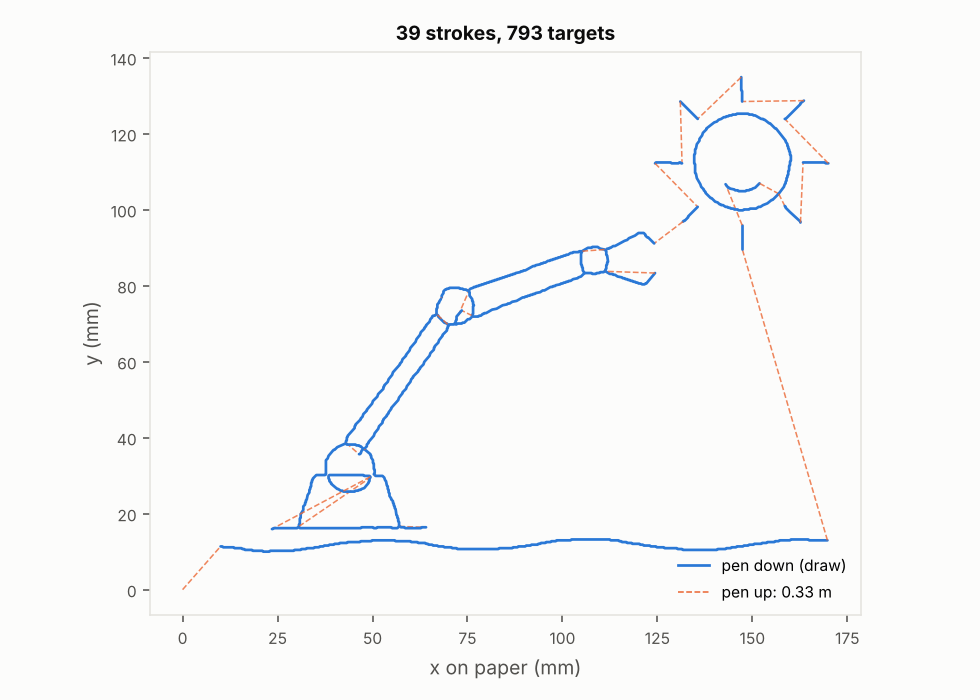
#> input picture examples/sketch_drawing.png, 980 x 700 px
$ python -i sources.py   (imports and definitions only)
#> lines starting #> are read from the running program, lines starting #| are printed output that depends on the picture; after the words box and inside, x2 and y2 are one past the last pixel; in counts of white or black regions, pixels touching at a corner belong together
"""Turn text, parametric shapes, or a sketch image into pen strokes (lists of (N, 2) polylines, mm).

All outputs are in a paper frame: x to the right, y up, origin at the drawing's bottom-left.
"""
from __future__ import annotations

import numpy as np

Stroke = np.ndarray  # (N, 2) mm


# [59 lines left out: functions normalise, text_strokes, _resample_curve, shape_strokes, not called in this run]


# ----------------------------------------------------------------------------- images
def image_strokes(img, width_mm=100.0, mode="lines", min_len_px=8) -> list[Stroke]:
    """Vectorise a sketch or photo into single-line strokes.

    mode="lines": dark strokes on light paper (a drawing). Binarise (Otsu), skeletonise to
                  1-px centre-lines, then trace the skeleton graph into polylines.
    mode="edges": photo. Canny edge detection, then the same skeleton tracing.
    img: path or (H, W[, 3]) array.
    """
#> called with img = '../examples/sketch_drawing.png', width_mm = 100, mode = 'lines', min_len_px = 8
    import cv2
    from skimage.morphology import skeletonize

    if isinstance(img, (str, bytes)) or hasattr(img, "__fspath__"):
        img = cv2.imread(str(img), cv2.IMREAD_GRAYSCALE)
#> img: shape (700, 980); min 0, max 251, mean 247.9
    elif img.ndim == 3:
        img = cv2.cvtColor(img.astype(np.uint8), cv2.COLOR_BGR2GRAY)
    img = cv2.GaussianBlur(img.astype(np.uint8), (3, 3), 0)
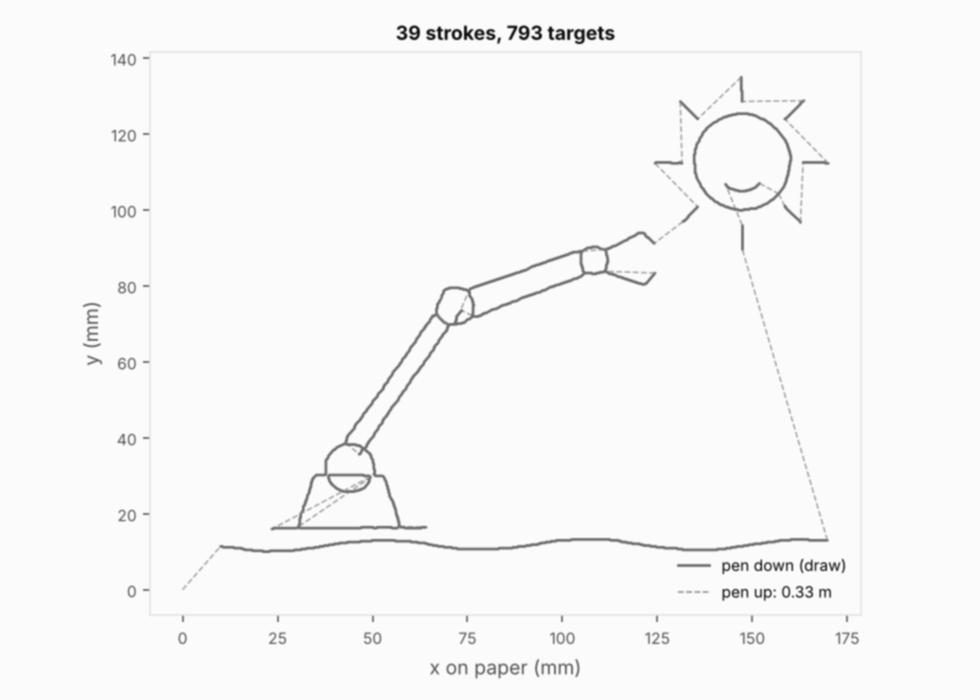
#> img: shape (700, 980); min 13, max 251, mean 248
    if mode == "edges":
        mask = cv2.Canny(img, 50, 150) > 0
    else:
        _, bw = cv2.threshold(img, 0, 255, cv2.THRESH_BINARY_INV + cv2.THRESH_OTSU)
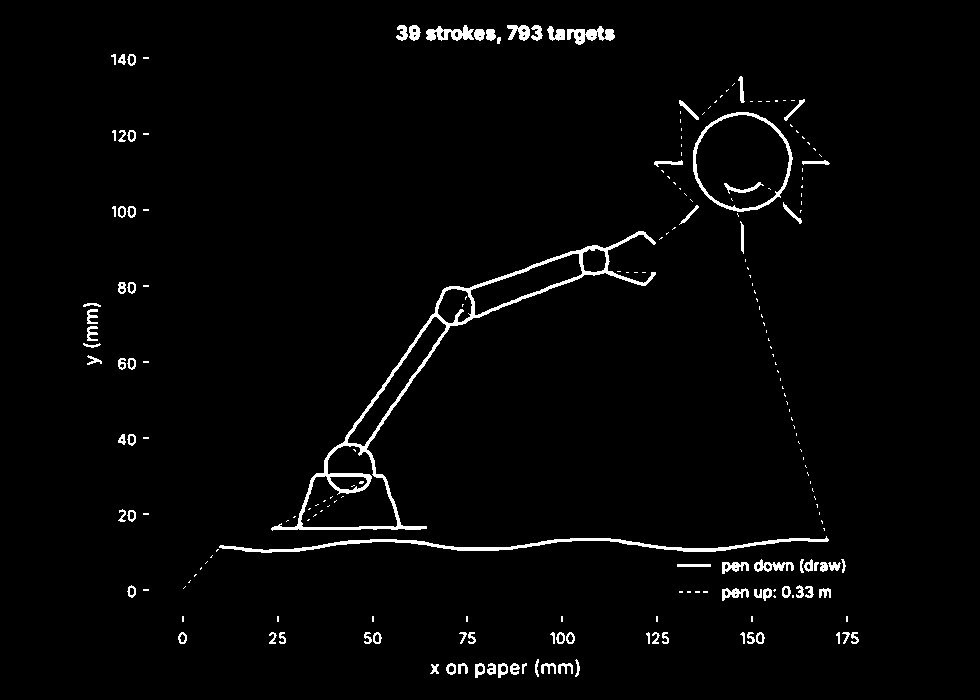
#> bw: shape (700, 980); 2.3% white; 220 white regions (128 under 20 px), largest, box (x1, y1, x2, y2) and area: (271, 231, 656, 531) 4702, (219, 536, 829, 553) 2076, (693, 112, 793, 212) 1025
        mask = bw > 0
    skel = skeletonize(mask)
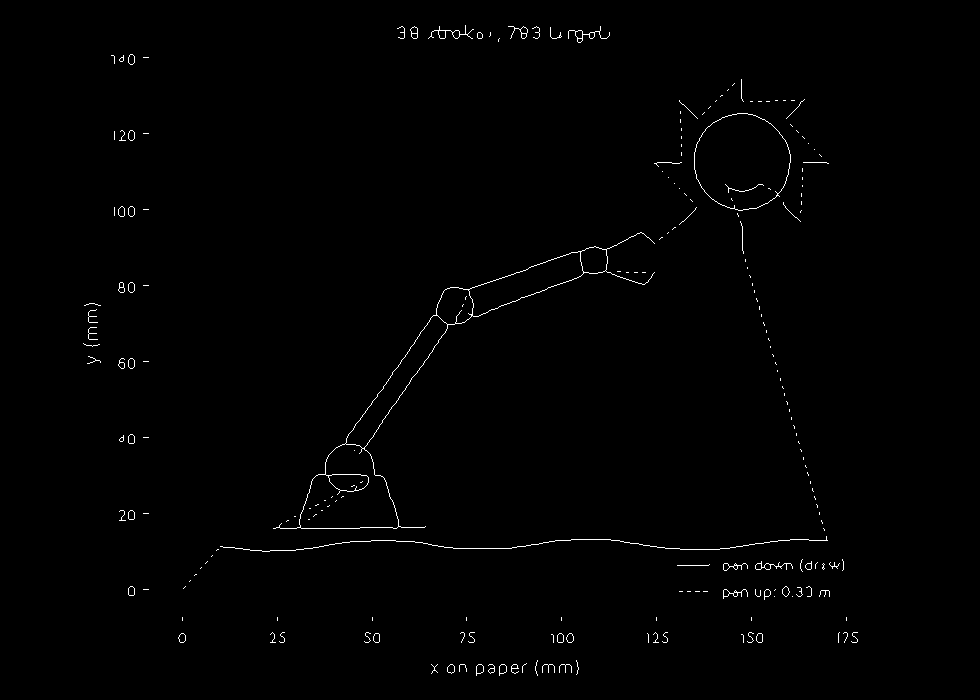
#> skel: shape (700, 980) bool; 0.69% white in thin lines or dots, all inside (x1, y1, x2, y2) = (83, 25, 858, 676)
    paths = trace_skeleton(skel)
    paths = [p for p in paths if len(p) >= min_len_px]
    if not paths:
        return []
    # pixel (row, col) -> paper (x right, y up)
    strokes = [np.c_[p[:, 1], skel.shape[0] - p[:, 0]].astype(float) for p in paths]
    return normalise(strokes, width_mm=width_mm)


_NB = [(-1, -1), (-1, 0), (-1, 1), (0, -1), (0, 1), (1, -1), (1, 0), (1, 1)]


def trace_skeleton(skel: np.ndarray) -> list[np.ndarray]:
    """Walk a 1-px skeleton into polylines. Starts at endpoints/junctions, then mops up loops."""
    H, W = skel.shape
#> H = 700; W = 980
    on = {(int(r), int(c)) for r, c in zip(*np.nonzero(skel))}
#> on = 4742 items

    def nbrs(p):
        return [(p[0] + dr, p[1] + dc) for dr, dc in _NB if (p[0] + dr, p[1] + dc) in on]

    degree = {p: len(nbrs(p)) for p in on}
#> degree = 4742 items
    used_edges: set = set()
    paths = []

    def walk(start, nxt):
#> called with start = (239, 659), nxt = (238, 660)
        path = [start, nxt]
#> path = [(239, 659), (238, 660)]
        used_edges.add(frozenset((start, nxt)))
        prev, cur = start, nxt
#> prev = (239, 659); cur = (238, 660)
        while degree[cur] == 2:
            cand = [q for q in nbrs(cur) if q != prev and frozenset((cur, q)) not in used_edges]
            if not cand:
                break
            prev, cur = cur, cand[0]
            used_edges.add(frozenset((prev, cur)))
            path.append(cur)
#> this loop made 2 passes
#> (prev, cur) on passes 1 to 2: ((238, 660), (237, 661)), ((237, 661), (237, 662))
#> after the loop, path = [(239, 659), (238, 660), (237, 661), (237, 662)]; used_edges = 3 items
        return path

    # 1) from endpoints and junctions
    for p in sorted(on, key=lambda q: degree[q] == 2):
        if degree[p] == 2:
            continue
        for q in nbrs(p):
            if frozenset((p, q)) not in used_edges:
                paths.append(walk(p, q))
    # 2) closed loops with no endpoint
    for p in on:
        for q in nbrs(p):
            if frozenset((p, q)) not in used_edges:
                paths.append(walk(p, q))
    return [np.array(pth) for pth in paths]

>>> result = image_strokes('../examples/sketch_drawing.png')
